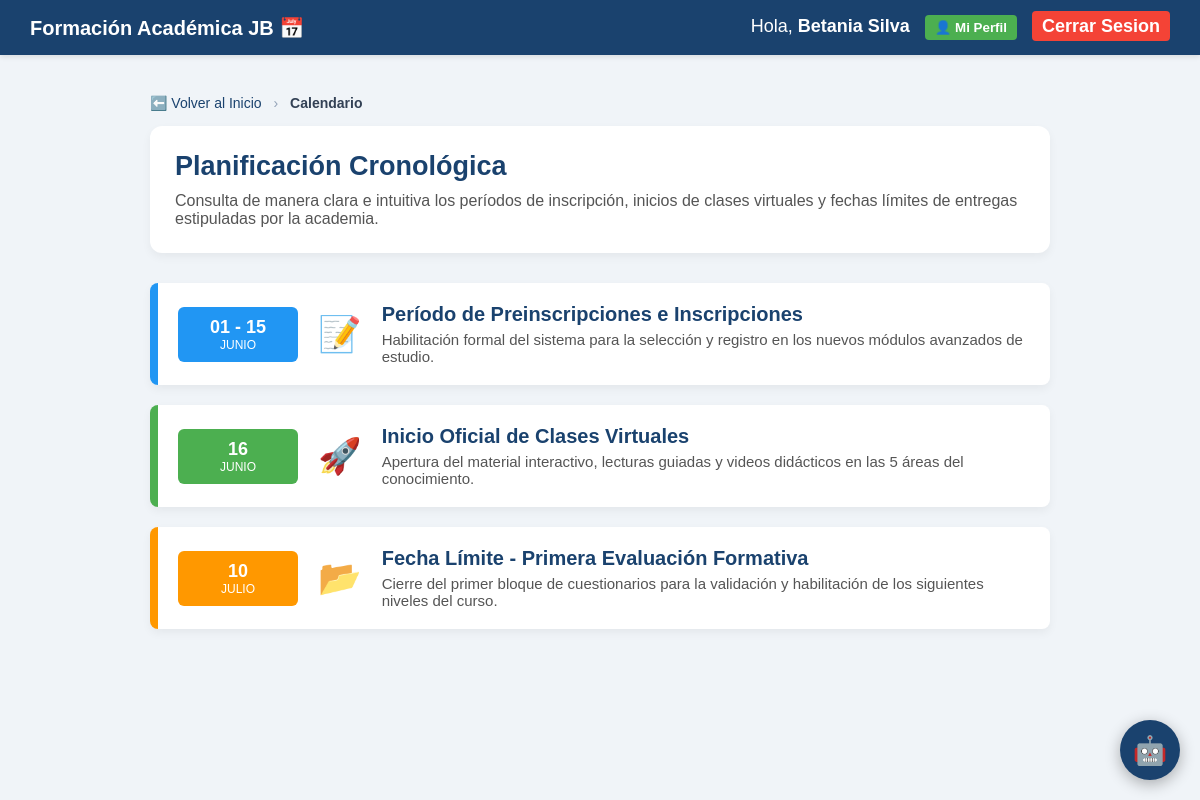
The page /calendario.php (signed in) on the database its author committed.
### tables this page shows
CREATE TABLE `usuarios` (
  `id` int(11) NOT NULL,
  `cedula` varchar(20) DEFAULT NULL,
  `nombre` varchar(100) NOT NULL,
  `email` varchar(100) NOT NULL,
  `password` varchar(255) NOT NULL,
  `rol` enum('estudiante','docente','administrador') DEFAULT 'estudiante',
  `tipo_tea` tinyint(1) NOT NULL DEFAULT 0,
  `fecha_registro` datetime DEFAULT current_timestamp(),
  `modo_oscuro` tinyint(1) DEFAULT 0,
  `fuente_grande` tinyint(1) DEFAULT 0,
  `pictogramas_activos` tinyint(1) DEFAULT 1,
  `temporizador_visual` tinyint(1) DEFAULT 1
);

CREATE TABLE `eventos` (
  `id` int(11) NOT NULL,
  `titulo` varchar(200) NOT NULL,
  `descripcion` text DEFAULT NULL,
  `fecha_inicio` date NOT NULL,
  `fecha_fin` date DEFAULT NULL,
  `tipo` enum('inscripcion','clase','entrega','otro') DEFAULT 'otro',
  `icono` varchar(10) DEFAULT '??',
  `activo` tinyint(1) DEFAULT 1,
  `created_at` datetime DEFAULT current_timestamp()
);

### calendario.php (the view, shortened to what this page needs)
<?php
include 'conexion.php';
$id_usuario = $_SESSION['usuario_id'];
$res_user = $conn->query("SELECT * FROM usuarios WHERE id = $id_usuario");
$usuario = $res_user->fetch_assoc();
$dashboard_url = ($usuario['tipo_tea'] == 1) ? 'index_tea.php' : 'index.php';
?>
<!DOCTYPE html>
<html lang="es">
<head>
</head>
<body>
<nav class="navbar">
    <div style="display:flex; align-items:center; gap:15px;">
        <div style="font-weight: bold; font-size: 20px;">Formación Académica JB 📅</div>
    </div>
    <div>
        <span>Hola, <strong><?php echo htmlspecialchars($usuario['nombre']); ?></strong></span>
        <button onclick="togglePerfilEst()" style="background:#4CAF50; color:white; border:none; padding:5px 10px; border-radius:4px; cursor:pointer; font-weight:bold; margin-left:10px;">👤 Mi Perfil</button>
        <a href="logout.php" style="background: #f44336; padding: 5px 10px; border-radius: 4px; margin-left:10px;">Cerrar Sesion</a>
    </div>
</nav>
<div class="contenedor">
    <div style="margin-bottom: 15px; font-size: 14px; color: <?php echo $usuario['modo_oscuro'] ? '#ccc' : '#334155'; ?>;">
        <a href="<?php echo $dashboard_url; ?>" style="color: #1a426e; text-decoration: none;">⬅️ Volver al Inicio</a>
        <span style="color: #94a3b8; margin: 0 8px;">›</span>
        <span style="color: <?php echo $usuario['modo_oscuro'] ? '#fff' : '#334155'; ?>; font-weight: bold;">Calendario</span>
    </div>
    <div class="encabezado">
        <h2 style="margin: 0 0 10px 0; color: #1a426e;">Planificación Cronológica</h2>
        <p style="margin: 0; color: #555; font-size: 16px;">Consulta de manera clara e intuitiva los períodos de inscripción, inicios de clases virtuales y fechas límites de entregas estipuladas por la academia.</p>
    </div>
    <?php
    $eventos_res = $conn->query("SELECT * FROM eventos WHERE activo=1 ORDER BY fecha_inicio ASC");
    $meses_es = ['enero','febrero','marzo','abril','mayo','junio','julio','agosto','septiembre','octubre','noviembre','diciembre'];
    ?>
    <div class="cronograma">
        <?php while ($ev = $eventos_res->fetch_assoc()):
            $color_map = ['inscripcion'=>'#2196F3','clase'=>'#4CAF50','entrega'=>'#FF9800','otro'=>'#1a426e'];
            $bg = $color_map[$ev['tipo']] ?? '#1a426e';
            $css_class = 'evento-'.htmlspecialchars($ev['tipo']);
            $ts = strtotime($ev['fecha_inicio']);
            $fecha = date('d', $ts);
            $mes_num = (int)date('n', $ts) - 1;
            $mes = $meses_es[$mes_num] ?? date('F', $ts);
            $fecha_fin = $ev['fecha_fin'] ? ' - '.date('d', strtotime($ev['fecha_fin'])) : '';
        ?>
        <div class="evento-tarjeta <?php echo $css_class; ?>">
            <div class="fecha-bloque" style="background-color: <?php echo $bg; ?>;">
                <?php echo $fecha . $fecha_fin; ?> <span><?php echo ucfirst($mes); ?></span>
            </div>
            <?php if ($usuario['pictogramas_activos'] == 1): ?>
                <div class="picto-evento"><?php echo htmlspecialchars($ev['icono']); ?></div>
            <?php endif; ?>
            <div class="info-bloque">
                <h3><?php echo htmlspecialchars($ev['titulo']); ?></h3>
                <p><?php echo htmlspecialchars($ev['descripcion']); ?></p>
            </div>
        </div>
        <?php endwhile; ?>
    </div>
</div>
<?php include 'asistente.php'; ?>
</body>
</html>

### rows shown on the page
usuarios: nombre "Betania Silva"
eventos: fecha_inicio "01", fecha_fin "- 15", fecha_inicio "JUNIO", icono "📝", titulo "Período de Preinscripciones e Inscripciones", descripcion "Habilitación formal del sistema para la selección y registro en los nuevos módulos avanzados de estudio."
eventos: fecha_inicio "16", fecha_inicio "JUNIO", icono "🚀", titulo "Inicio Oficial de Clases Virtuales", descripcion "Apertura del material interactivo, lecturas guiadas y videos didácticos en las 5 áreas del conocimiento."
eventos: fecha_inicio "10", fecha_inicio "JULIO", icono "📂", titulo "Fecha Límite - Primera Evaluación Formativa", descripcion "Cierre del primer bloque de cuestionarios para la validación y habilitación de los siguientes niveles del curso."
